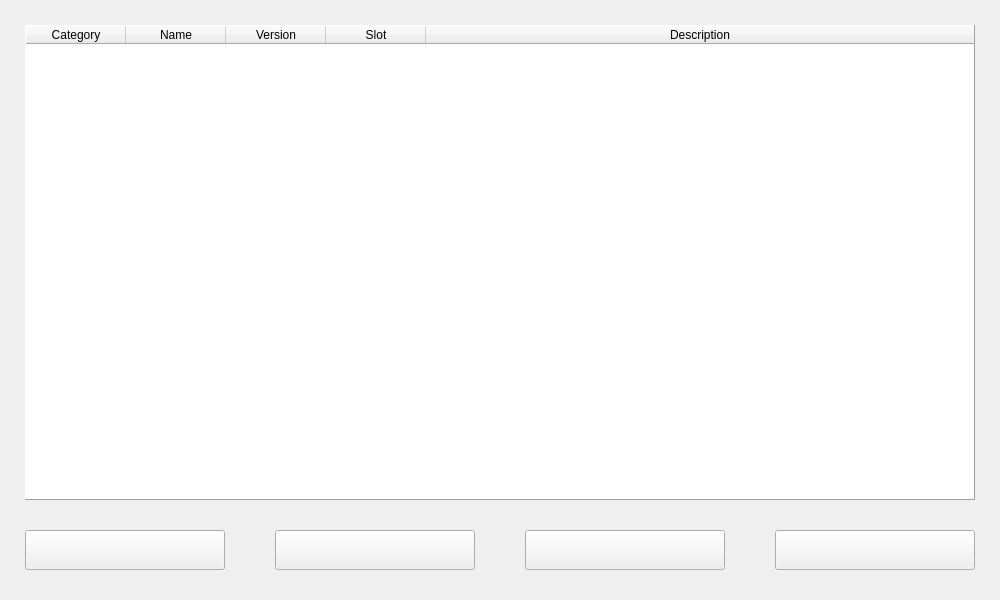
<?xml version="1.0" encoding="UTF-8"?>
<ui version="4.0">
 <class>Local</class>
 <widget class="QWidget" name="Local">
  <property name="windowModality">
   <enum>Qt::ApplicationModal</enum>
  </property>
  <property name="geometry">
   <rect>
    <x>0</x>
    <y>0</y>
    <width>1000</width>
    <height>600</height>
   </rect>
  </property>
  <property name="sizePolicy">
   <sizepolicy hsizetype="Fixed" vsizetype="Fixed">
    <horstretch>0</horstretch>
    <verstretch>0</verstretch>
   </sizepolicy>
  </property>
  <property name="maximumSize">
   <size>
    <width>1000</width>
    <height>600</height>
   </size>
  </property>
  <property name="windowTitle">
   <string>Sisyphus : Local Packages</string>
  </property>
  <property name="windowIcon">
   <iconset>
    <normaloff>../icon/category_local.png</normaloff>../icon/category_local.png</iconset>
  </property>
  <widget class="QTableWidget" name="table_local">
   <property name="geometry">
    <rect>
     <x>25</x>
     <y>25</y>
     <width>950</width>
     <height>475</height>
    </rect>
   </property>
   <property name="maximumSize">
    <size>
     <width>950</width>
     <height>500</height>
    </size>
   </property>
   <property name="frameShape">
    <enum>QFrame::Panel</enum>
   </property>
   <property name="frameShadow">
    <enum>QFrame::Raised</enum>
   </property>
   <property name="sizeAdjustPolicy">
    <enum>QAbstractScrollArea::AdjustToContents</enum>
   </property>
   <property name="editTriggers">
    <set>QAbstractItemView::NoEditTriggers</set>
   </property>
   <property name="dragDropOverwriteMode">
    <bool>false</bool>
   </property>
   <property name="selectionMode">
    <enum>QAbstractItemView::SingleSelection</enum>
   </property>
   <property name="selectionBehavior">
    <enum>QAbstractItemView::SelectRows</enum>
   </property>
   <attribute name="horizontalHeaderCascadingSectionResizes">
    <bool>true</bool>
   </attribute>
   <attribute name="horizontalHeaderStretchLastSection">
    <bool>true</bool>
   </attribute>
   <attribute name="verticalHeaderVisible">
    <bool>false</bool>
   </attribute>
   <column>
    <property name="text">
     <string>Category</string>
    </property>
   </column>
   <column>
    <property name="text">
     <string>Name</string>
    </property>
   </column>
   <column>
    <property name="text">
     <string>Version</string>
    </property>
   </column>
   <column>
    <property name="text">
     <string>Slot</string>
    </property>
   </column>
   <column>
    <property name="text">
     <string>Description</string>
    </property>
   </column>
  </widget>
  <widget class="QPushButton" name="package_uninstall">
   <property name="geometry">
    <rect>
     <x>275</x>
     <y>530</y>
     <width>200</width>
     <height>40</height>
    </rect>
   </property>
   <property name="toolTip">
    <string>&lt;html&gt;&lt;head/&gt;&lt;body&gt;&lt;p align=&quot;center&quot;&gt;Uninstall package&lt;/p&gt;&lt;/body&gt;&lt;/html&gt;</string>
   </property>
   <property name="text">
    <string/>
   </property>
   <property name="icon">
    <iconset>
     <normaloff>../icon/package_uninstall.png</normaloff>../icon/package_uninstall.png</iconset>
   </property>
   <property name="iconSize">
    <size>
     <width>32</width>
     <height>32</height>
    </size>
   </property>
  </widget>
  <widget class="QPushButton" name="orphans_remove">
   <property name="geometry">
    <rect>
     <x>525</x>
     <y>530</y>
     <width>200</width>
     <height>40</height>
    </rect>
   </property>
   <property name="toolTip">
    <string>&lt;html&gt;&lt;head/&gt;&lt;body&gt;&lt;p align=&quot;center&quot;&gt;Remove orphan packages&lt;/p&gt;&lt;/body&gt;&lt;/html&gt;</string>
   </property>
   <property name="text">
    <string/>
   </property>
   <property name="icon">
    <iconset>
     <normaloff>../icon/remove_orphans.png</normaloff>../icon/remove_orphans.png</iconset>
   </property>
   <property name="iconSize">
    <size>
     <width>32</width>
     <height>32</height>
    </size>
   </property>
  </widget>
  <widget class="QPushButton" name="category_exit">
   <property name="geometry">
    <rect>
     <x>775</x>
     <y>530</y>
     <width>200</width>
     <height>40</height>
    </rect>
   </property>
   <property name="toolTip">
    <string>&lt;html&gt;&lt;head/&gt;&lt;body&gt;&lt;p align=&quot;center&quot;&gt;Close window&lt;/p&gt;&lt;/body&gt;&lt;/html&gt;</string>
   </property>
   <property name="icon">
    <iconset>
     <normaloff>../icon/window_close.png</normaloff>../icon/window_close.png</iconset>
   </property>
   <property name="iconSize">
    <size>
     <width>32</width>
     <height>32</height>
    </size>
   </property>
  </widget>
  <widget class="QPushButton" name="package_install">
   <property name="geometry">
    <rect>
     <x>25</x>
     <y>530</y>
     <width>200</width>
     <height>40</height>
    </rect>
   </property>
   <property name="toolTip">
    <string>&lt;html&gt;&lt;head/&gt;&lt;body&gt;&lt;p align=&quot;center&quot;&gt;Install package&lt;/p&gt;&lt;/body&gt;&lt;/html&gt;</string>
   </property>
   <property name="text">
    <string/>
   </property>
   <property name="icon">
    <iconset>
     <normaloff>../icon/package_install.png</normaloff>../icon/package_install.png</iconset>
   </property>
   <property name="iconSize">
    <size>
     <width>32</width>
     <height>32</height>
    </size>
   </property>
  </widget>
 </widget>
 <tabstops>
  <tabstop>table_local</tabstop>
  <tabstop>package_install</tabstop>
  <tabstop>package_uninstall</tabstop>
  <tabstop>orphans_remove</tabstop>
  <tabstop>category_exit</tabstop>
 </tabstops>
 <resources/>
 <connections/>
</ui>
